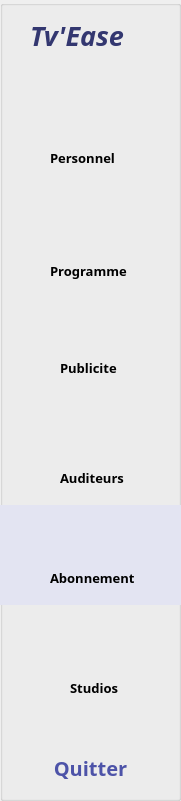
  <widget class="QGroupBox" name="groupBox">
   <property name="geometry">
    <rect>
     <x>0</x>
     <y>0</y>
     <width>181</width>
     <height>801</height>
    </rect>
   </property>
   <property name="styleSheet">
    <string notr="true">background-image: url(:/img/images/background.jpg);
</string>
   </property>
   <property name="title">
    <string/>
   </property>
   <widget class="QWidget" name="verticalLayoutWidget">
    <property name="geometry">
     <rect>
      <x>0</x>
      <y>80</y>
      <width>181</width>
      <height>738</height>
     </rect>
    </property>
    <property name="sizePolicy">
     <sizepolicy hsizetype="Preferred" vsizetype="Preferred">
      <horstretch>0</horstretch>
      <verstretch>0</verstretch>
     </sizepolicy>
    </property>
    <layout class="QVBoxLayout" name="verticalLayout">
     <item>
      <widget class="QPushButton" name="pushButton_30">
       <property name="sizePolicy">
        <sizepolicy hsizetype="Minimum" vsizetype="Preferred">
         <horstretch>0</horstretch>
         <verstretch>0</verstretch>
        </sizepolicy>
       </property>
       <property name="cursor">
        <cursorShape>PointingHandCursor</cursorShape>
       </property>
       <property name="styleSheet">
        <string notr="true">QPushButton{
background-color: transparent;
	background-image: url();
    font-family: Neue Haas Grotesk Text Pro Thin; 
    font-weight: bold; 
    font-size: 20px; 
border : none ; 
border-radius : 0 px ;
color : #4D53A8 ; 
}
QPushButton:hover{
background-color: #E3E4F2;
 
}

</string>
       </property>
       <property name="text">
        <string/>
       </property>
       <property name="icon">
        <iconset resource="source.qrc">
         <normaloff>:/img/images/perso.png</normaloff>:/img/images/perso.png</iconset>
       </property>
       <property name="iconSize">
        <size>
         <width>30</width>
         <height>30</height>
        </size>
       </property>
      </widget>
     </item>
     <item>
      <widget class="QPushButton" name="pushButton_31">
       <property name="sizePolicy">
        <sizepolicy hsizetype="Minimum" vsizetype="Preferred">
         <horstretch>0</horstretch>
         <verstretch>0</verstretch>
        </sizepolicy>
       </property>
       <property name="cursor">
        <cursorShape>PointingHandCursor</cursorShape>
       </property>
       <property name="styleSheet">
        <string notr="true">QPushButton{
background-color: transparent;
	background-image: url();
    font-family: Neue Haas Grotesk Text Pro Thin; 
    font-weight: bold; 
    font-size: 20px; 
border : none ; 
border-radius : 0 px ;
color : #4D53A8 ; 
}
QPushButton:hover{
background-color: #E3E4F2;
 
}

</string>
       </property>
       <property name="text">
        <string/>
       </property>
       <property name="icon">
        <iconset resource="source.qrc">
         <normaloff>:/img/images/program.png</normaloff>:/img/images/program.png</iconset>
       </property>
       <property name="iconSize">
        <size>
         <width>30</width>
         <height>30</height>
        </size>
       </property>
      </widget>
     </item>
     <item>
      <widget class="QPushButton" name="pushButton_32">
       <property name="sizePolicy">
        <sizepolicy hsizetype="Minimum" vsizetype="Preferred">
         <horstretch>0</horstretch>
         <verstretch>0</verstretch>
        </sizepolicy>
       </property>
       <property name="cursor">
        <cursorShape>PointingHandCursor</cursorShape>
       </property>
       <property name="styleSheet">
        <string notr="true">QPushButton{
background-color: transparent;
	background-image: url();
    font-family: Neue Haas Grotesk Text Pro Thin; 
    font-weight: bold; 
    font-size: 20px; 
border : none ; 
border-radius : 0 px ;
color : #4D53A8 ; 
}
QPushButton:hover{
background-color: #E3E4F2;
 
}

</string>
       </property>
       <property name="text">
        <string/>
       </property>
       <property name="icon">
        <iconset resource="source.qrc">
         <normaloff>:/img/images/pub.png</normaloff>:/img/images/pub.png</iconset>
       </property>
       <property name="iconSize">
        <size>
         <width>30</width>
         <height>30</height>
        </size>
       </property>
      </widget>
     </item>
     <item>
      <widget class="QPushButton" name="pushButton_33">
       <property name="sizePolicy">
        <sizepolicy hsizetype="Minimum" vsizetype="Preferred">
         <horstretch>0</horstretch>
         <verstretch>0</verstretch>
        </sizepolicy>
       </property>
       <property name="cursor">
        <cursorShape>PointingHandCursor</cursorShape>
       </property>
       <property name="styleSheet">
        <string notr="true">QPushButton{
background-color: transparent;
	background-image: url();
    font-family: Neue Haas Grotesk Text Pro Thin; 
    font-weight: bold; 
    font-size: 20px; 
border : none ; 
border-radius : 0 px ;
color : #4D53A8 ; 
}
QPushButton:hover{
background-color: #E3E4F2;
 
}

</string>
       </property>
       <property name="text">
        <string/>
       </property>
       <property name="icon">
        <iconset resource="source.qrc">
         <normaloff>:/img/images/audi.png</normaloff>:/img/images/audi.png</iconset>
       </property>
       <property name="iconSize">
        <size>
         <width>30</width>
         <height>30</height>
        </size>
       </property>
      </widget>
     </item>
     <item>
      <widget class="QPushButton" name="pushButton_34">
       <property name="sizePolicy">
        <sizepolicy hsizetype="Minimum" vsizetype="Preferred">
         <horstretch>0</horstretch>
         <verstretch>0</verstretch>
        </sizepolicy>
       </property>
       <property name="styleSheet">
        <string notr="true">background-color: #E3E4F2;
	background-image: url();

  font-family: Neue Haas Grotesk Text Pro Thin, sans-serif; 
  font-weight: bold; 
    font-size: 20px; 
border : none ; 
border-radius : 0 px ;
color : #4D53A8 ; </string>
       </property>
       <property name="text">
        <string/>
       </property>
       <property name="icon">
        <iconset resource="source.qrc">
         <normaloff>:/img/images/abonementtt.png</normaloff>:/img/images/abonementtt.png</iconset>
       </property>
       <property name="iconSize">
        <size>
         <width>30</width>
         <height>30</height>
        </size>
       </property>
      </widget>
     </item>
     <item>
      <widget class="QPushButton" name="pushButton_35">
       <property name="sizePolicy">
        <sizepolicy hsizetype="Minimum" vsizetype="Preferred">
         <horstretch>0</horstretch>
         <verstretch>0</verstretch>
        </sizepolicy>
       </property>
       <property name="cursor">
        <cursorShape>PointingHandCursor</cursorShape>
       </property>
       <property name="styleSheet">
        <string notr="true">QPushButton{
background-color: transparent;
	background-image: url();
    font-family: Neue Haas Grotesk Text Pro Thin; 
    font-weight: bold; 
    font-size: 20px; 
border : none ; 
border-radius : 0 px ;
color : #4D53A8 ; 
}
QPushButton:hover{
background-color: #E3E4F2;
 
}

</string>
       </property>
       <property name="text">
        <string/>
       </property>
       <property name="icon">
        <iconset resource="source.qrc">
         <normaloff>:/img/images/stu.png</normaloff>:/img/images/stu.png</iconset>
       </property>
       <property name="iconSize">
        <size>
         <width>30</width>
         <height>30</height>
        </size>
       </property>
      </widget>
     </item>
     <item>
      <widget class="QPushButton" name="pushButton_36">
       <property name="sizePolicy">
        <sizepolicy hsizetype="Minimum" vsizetype="Preferred">
         <horstretch>0</horstretch>
         <verstretch>0</verstretch>
        </sizepolicy>
       </property>
       <property name="cursor">
        <cursorShape>PointingHandCursor</cursorShape>
       </property>
       <property name="styleSheet">
        <string notr="true">QPushButton{
background-color: transparent;
	background-image: url();
    font-family: Neue Haas Grotesk Text Pro Thin; 
    font-weight: bold; 
    font-size: 20px; 
border : none ; 
border-radius : 0 px ;
color : #4D53A8 ; 
}
QPushButton:hover{
background-color: #E3E4F2;
 
}

</string>
       </property>
       <property name="text">
        <string>Quitter</string>
       </property>
       <property name="icon">
        <iconset resource="source.qrc">
         <normaloff>:/img/images/quit.png</normaloff>:/img/images/quit.png</iconset>
       </property>
       <property name="iconSize">
        <size>
         <width>50</width>
         <height>100</height>
        </size>
       </property>
      </widget>
     </item>
    </layout>
   </widget>
   <widget class="QLabel" name="label">
    <property name="geometry">
     <rect>
      <x>30</x>
      <y>20</y>
      <width>141</width>
      <height>31</height>
     </rect>
    </property>
    <property name="font">
     <font>
      <family>Neue Haas Grotesk Text Pro Extr</family>
      <pointsize>20</pointsize>
      <weight>75</weight>
      <italic>true</italic>
      <bold>true</bold>
     </font>
    </property>
    <property name="styleSheet">
     <string notr="true">border : none ;
background-color: none;
color : #333770 ;
background-image: url();
    </string>
    </property>
    <property name="text">
     <string>Tv'Ease</string>
    </property>
   </widget>
   <widget class="QLabel" name="label_34">
    <property name="geometry">
     <rect>
      <x>60</x>
      <y>470</y>
      <width>71</width>
      <height>16</height>
     </rect>
    </property>
    <property name="font">
     <font>
      <family>Neue Haas Grotesk Text Pro Medi</family>
      <pointsize>10</pointsize>
      <weight>75</weight>
      <bold>true</bold>
     </font>
    </property>
    <property name="styleSheet">
     <string notr="true">background-color: none;
background-image: url();
</string>
    </property>
    <property name="text">
     <string>Auditeurs</string>
    </property>
   </widget>
   <widget class="QLabel" name="label_26">
    <property name="geometry">
     <rect>
      <x>50</x>
      <y>150</y>
      <width>81</width>
      <height>16</height>
     </rect>
    </property>
    <property name="font">
     <font>
      <family>Neue Haas Grotesk Text Pro Medi</family>
      <pointsize>10</pointsize>
      <weight>75</weight>
      <bold>true</bold>
     </font>
    </property>
    <property name="styleSheet">
     <string notr="true">background-color: none;
background-image: url();
</string>
    </property>
    <property name="text">
     <string>Personnel</string>
    </property>
   </widget>
   <widget class="QLabel" name="label_33">
    <property name="geometry">
     <rect>
      <x>60</x>
      <y>360</y>
      <width>61</width>
      <height>16</height>
     </rect>
    </property>
    <property name="font">
     <font>
      <family>Neue Haas Grotesk Text Pro Medi</family>
      <pointsize>10</pointsize>
      <weight>75</weight>
      <bold>true</bold>
     </font>
    </property>
    <property name="styleSheet">
     <string notr="true">background-color: none;
background-image: url();
</string>
    </property>
    <property name="text">
     <string>Publicite</string>
    </property>
   </widget>
   <widget class="QLabel" name="label_35">
    <property name="geometry">
     <rect>
      <x>50</x>
      <y>570</y>
      <width>91</width>
      <height>16</height>
     </rect>
    </property>
    <property name="font">
     <font>
      <family>Neue Haas Grotesk Text Pro Medi</family>
      <pointsize>10</pointsize>
      <weight>75</weight>
      <bold>true</bold>
     </font>
    </property>
    <property name="styleSheet">
     <string notr="true">background-color: none;
background-image: url();
</string>
    </property>
    <property name="text">
     <string>Abonnement</string>
    </property>
   </widget>
   <widget class="QLabel" name="label_32">
    <property name="geometry">
     <rect>
      <x>50</x>
      <y>260</y>
      <width>81</width>
      <height>21</height>
     </rect>
    </property>
    <property name="font">
     <font>
      <family>Neue Haas Grotesk Text Pro Medi</family>
      <pointsize>10</pointsize>
      <weight>75</weight>
      <bold>true</bold>
     </font>
    </property>
    <property name="styleSheet">
     <string notr="true">background-color: none;
background-image: url();
</string>
    </property>
    <property name="text">
     <string>Programme</string>
    </property>
   </widget>
   <widget class="QLabel" name="label_36">
    <property name="geometry">
     <rect>
      <x>70</x>
      <y>680</y>
      <width>61</width>
      <height>16</height>
     </rect>
    </property>
    <property name="font">
     <font>
      <family>Neue Haas Grotesk Text Pro Medi</family>
      <pointsize>10</pointsize>
      <weight>75</weight>
      <bold>true</bold>
     </font>
    </property>
    <property name="styleSheet">
     <string notr="true">background-color: none;
background-image: url();
</string>
    </property>
    <property name="text">
     <string>Studios</string>
    </property>
   </widget>
  </widget>
